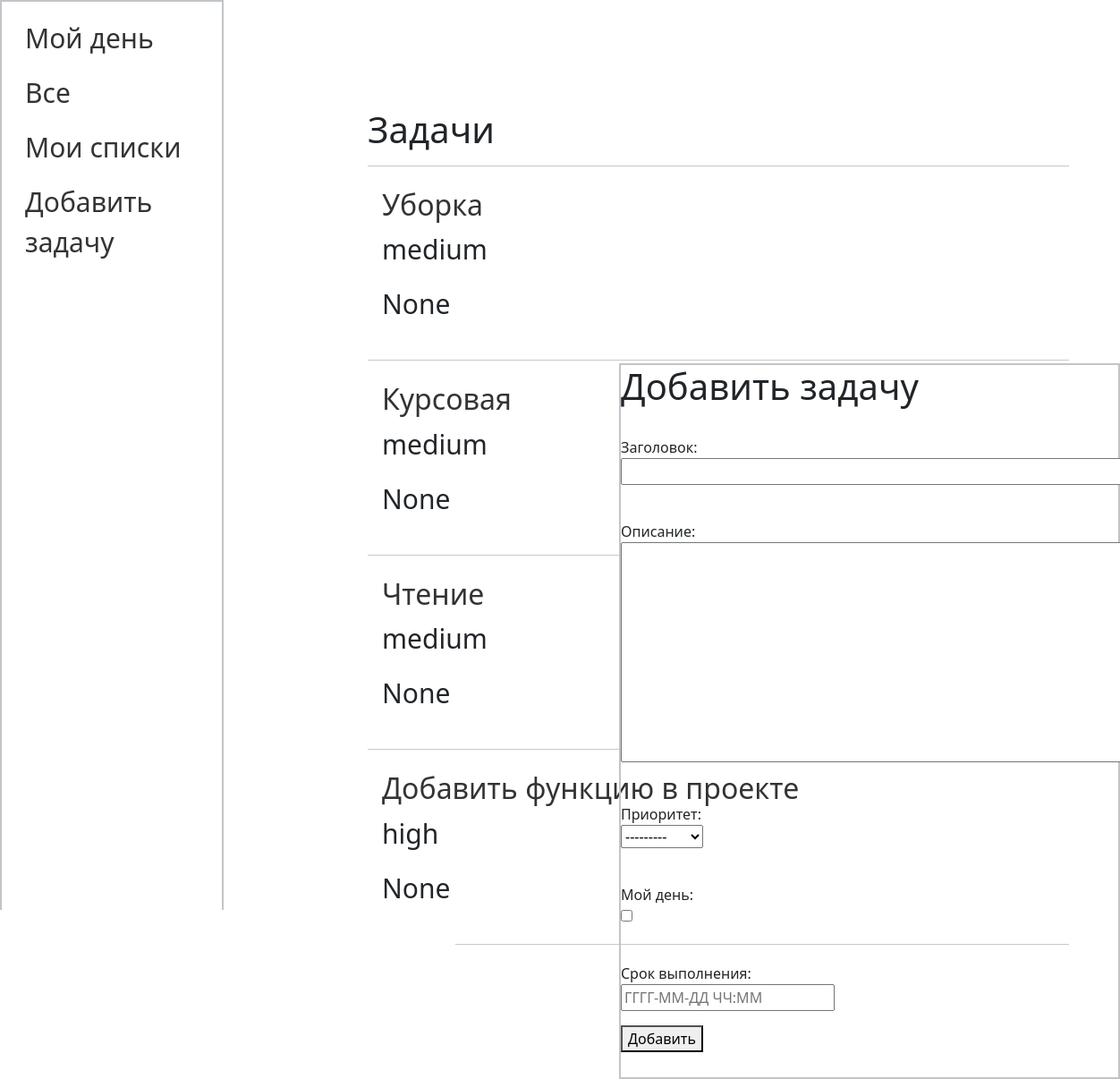
Page /webapp/add_task on the committed database.
### webapp/models.py (models this page shows, shortened)
class Task(models.Model):
    title = models.CharField(max_length=255, verbose_name='Заголовок')
    content = models.TextField(blank=True, verbose_name='Описание')
    priority_choices = [
        ('low', 'Низкий'),
        ('medium', 'Средний'),
        ('high', 'Высокий')
    ]
    priority = models.CharField(max_length=10, choices=priority_choices, verbose_name='Приоритет')
    due_date = models.DateTimeField(verbose_name='Срок выполнения')
    my_day = models.BooleanField(max_length=10, blank=True, verbose_name='Мой день')
    class Meta:
        verbose_name = 'Задачи'
        verbose_name_plural = 'Задачи'
        ordering = ['due_date']
    def get_absolute_url(self):
        return reverse('content', kwargs={'task_id': self.pk})

### webapp/views.py (the view)
# urls.py: path('/add_task', Add_task.as_view(), name='add_task'),
class Add_task(CreateView, ListView):
    paginate_by = 4
    model = Task
    form_class = AddTaskForm
    template_name = 'webapp/add_task.html'
    context_object_name = 'tasks'
    def get_context_data(self, *, object_list=None, **kwargs):
        context = super().get_context_data(**kwargs)
        context['menu'] = menu
        context['title'] = 'Задачи'
        return context

### webapp/forms.py
class AddTaskForm(forms.ModelForm):
    class Meta:
        model = Task
        fields = ['title', 'content', 'priority', 'my_day', 'due_date']
        widgets = {
            'title': forms.TextInput(attrs={'class': 'form-input'}),
            'content': forms.Textarea(attrs={'class': 'form-input'}),
            'due_date': forms.DateTimeInput(attrs={'placeholder':'ГГГГ-MM-ДД ЧЧ:ММ '}),
        }

### webapp/templates/webapp/add_task.html (shortened to what this page needs)
{% extends 'webapp/tasklayout.html' %}
{% block tasks %}
<div class="tasks">
    <h1>{{title}}</h1>
    <hr style="min-width: 98vh;">
    <ul>
       {% for t in tasks %}
        <li>
            <a href="{{ t.get_absolute_url }}"><h2>{{ t.title }}</h2></a>
            <p>{{ t.priority }}</p>
            <p>{{ t.my_day }}</p>
        </li>
        <hr style="min-width: 98vh;">
        {% endfor %}
    </ul>
</div>
{% endblock tasks %}
{% block content %}
<h1>Добавить задачу</h1>
<form action="{% url 'add_task' %}" method="post">
    {% for f in form %}
        <p><label class="form label" for="{{ form.id_for_label }}"><br>{{ f.label }}: </label><br>{{ f }}</p>
    {% endfor %}
    <button type="submit">Добавить</button>
</form>
{% endblock content %}

### webapp/static/task/css/tasks.css (style rules this page uses)
.menu ul { list-style-type: none; padding: 0; margin: 0; }
.menu li { font-size: 30px; padding: 8px 16px; }
.menu li a { text-decoration: none; color: #333; }
.tasks { width: 80vh; min-height: 100vh; margin-left: 399px; margin-top: -180px; }
.tasks ul { margin-left: }
.form-input { width: 600px; }

### rows in the picture
Task: title "Уборка", priority "medium", my_day "None"
Task: title "Курсовая", priority "medium", my_day "None"
Task: title "Чтение", priority "medium", my_day "None"
Task: title "Добавить функцию в проекте", priority "high", my_day "None"

### other values in the picture
{{ m.title }} "Мой день" "Все" "Мои списки" "Добавить задачу"
{{ title }} "Задачи"
{{ f.label }} "Заголовок" "Описание" "Приоритет" "Мой день" "Срок выполнения"
